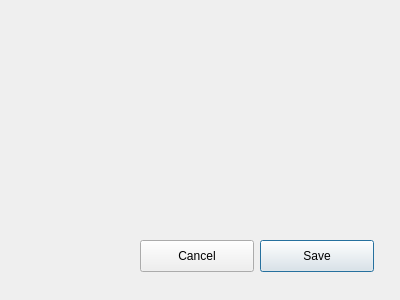
<?xml version="1.0" encoding="UTF-8"?>
<ui version="4.0">
 <class>adminConfig</class>
 <widget class="QDialog" name="adminConfig">
  <property name="geometry">
   <rect>
    <x>0</x>
    <y>0</y>
    <width>400</width>
    <height>300</height>
   </rect>
  </property>
  <property name="windowTitle">
   <string>Dialog</string>
  </property>
  <widget class="QPushButton" name="saveButton">
   <property name="geometry">
    <rect>
     <x>260</x>
     <y>240</y>
     <width>114</width>
     <height>32</height>
    </rect>
   </property>
   <property name="text">
    <string>Save</string>
   </property>
  </widget>
  <widget class="QPushButton" name="pushButton">
   <property name="geometry">
    <rect>
     <x>140</x>
     <y>240</y>
     <width>114</width>
     <height>32</height>
    </rect>
   </property>
   <property name="text">
    <string>Cancel</string>
   </property>
  </widget>
 </widget>
 <resources/>
 <connections/>
</ui>
